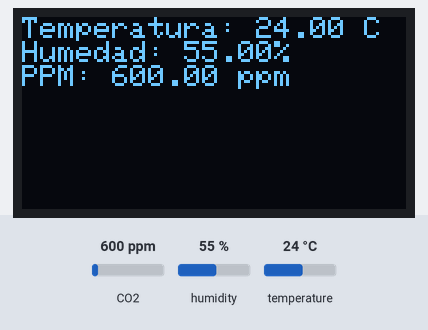
Recording of a program running on a simulated ESP8266 (NodeMCU). On the bench: 128×64 one-colour display. The inputs (shaded band) are chosen by the test bench; at power-on: CO2 600 ppm, humidity 55 %, temperature 24 °C. What the program prints to the serial monitor is not drawn.

Above: at 1.2 s.
1.3 s: CO2 set to 452 ppm
At 2.8 s:
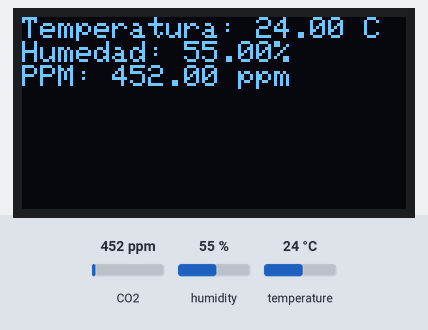
4.0 s: humidity set to 22 %
At 4.9 s:
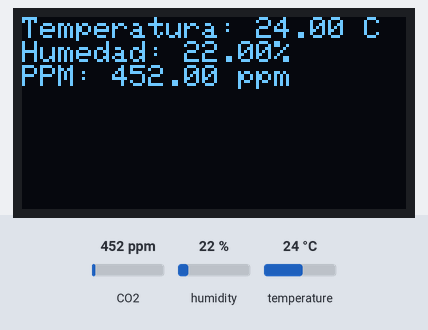
6.7 s: temperature set to 12 °C
At 9.2 s:
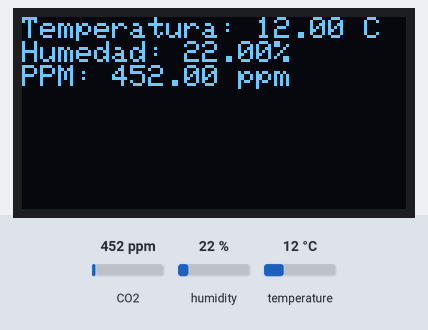
9.8 s: CO2 set to 1050 ppm
At 11.3 s:
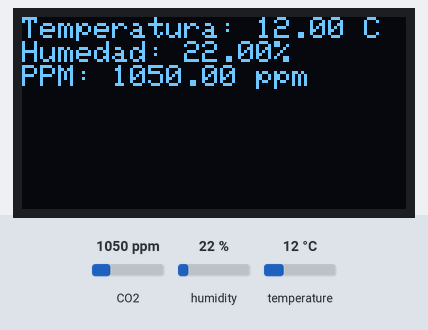
12.5 s: humidity set to 40 %
At 15.6 s:
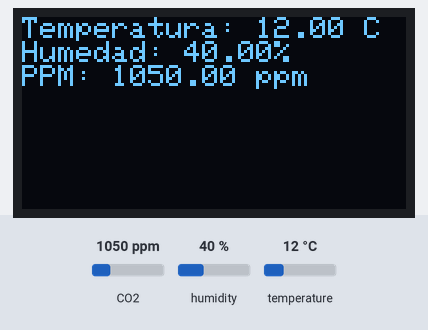
15.9 s: CO2 set to 1700 ppm
At 17.7 s:
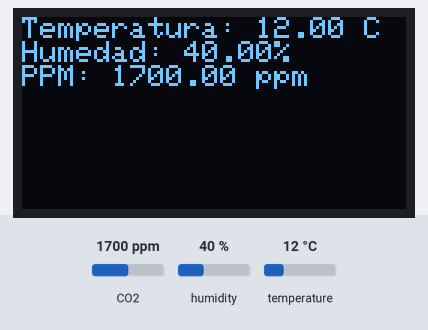
Timing chart, 0 to 19.2 s (numbered marks = the images above; inputs shaded):
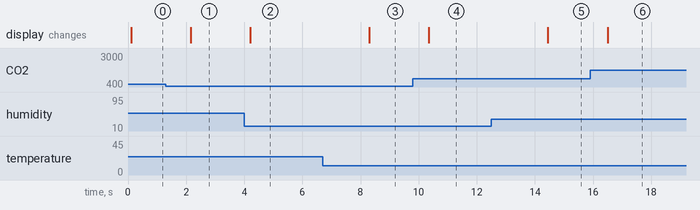

The program:

main.cpp
```cpp
#include <Arduino.h>
#include <Adafruit_SSD1306.h>
#include <Adafruit_GFX.h>
#include <SPI.h>
#include <Wire.h>
#include <DHT.h>
#include <MQ135.h>

#define SCREEN_WIDTH 128
#define SCREEN_HEIGHT 64
#define OLED_RESET    -1
#define SCREEN_ADDRESS 0x3C

Adafruit_SSD1306 display(SCREEN_WIDTH, SCREEN_HEIGHT, &Wire, OLED_RESET);

#define DHTPIN 2
#define DHTTYPE DHT11
DHT dht(DHTPIN, DHTTYPE);

MQ135 gasSensor = MQ135(A0);

void setup() {
  Serial.begin(9600);

  display.begin(SSD1306_SWITCHCAPVCC,0x3C);
  display.setTextSize(1);
  display.setTextColor(WHITE);
  display.clearDisplay();


  display.display();
  display.clearDisplay();
  display.setTextColor(SSD1306_WHITE);

  dht.begin();
}

void loop() {
  float humidity = dht.readHumidity();
  float temperature = dht.readTemperature();
  MQ135 gasSensor = MQ135(A0);
  float ppm = gasSensor.getPPM();

  display.clearDisplay();
  display.setTextSize(1);
  display.setCursor(0,0);
  display.print("Temperatura: ");
  display.print(String(temperature));
  display.println(" C");
  display.print(F("Humedad: "));
  display.print(humidity);
  display.println(F("%"));
  display.print(F("PPM: "));
  display.print(String(ppm));
  display.println(F(" ppm"));
  Serial.println(ppm);

  display.display();
  delay(2000);

}
```

Measured:
- after the input at 1.3 s, the display: changes after 0.85 s (image 1)
- after the input at 4.0 s, the display: changes after 0.20 s (image 2)
- after the input at 6.7 s, the display: changes after 1.6 s (image 3)
- after the input at 9.8 s, the display: changes after 0.55 s (image 4)
- after the input at 12.5 s, the display: changes after 2.0 s (image 5)
- after the input at 15.9 s, the display: changes after 0.60 s (image 6)
